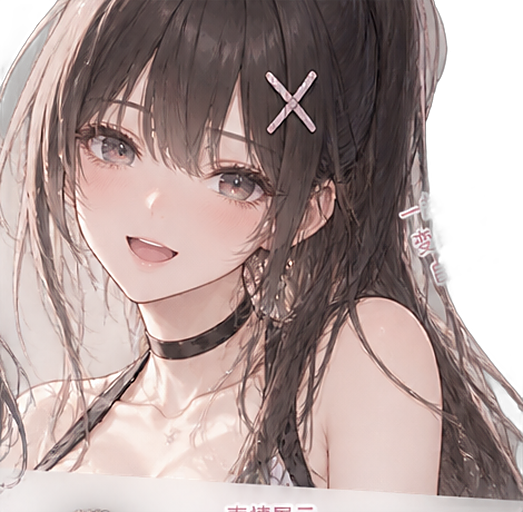
#> input picture app/assets/chloe/calm.png, 523 x 512 px
$ python make_nav_face.py
#> lines starting #> are read from the running program, lines starting #| are printed output that depends on the picture; after the words box and inside, x2 and y2 are one past the last pixel; in counts of white or black regions, pixels touching at a corner belong together
# -*- coding: utf-8 -*-
"""从 calm.png 裁一张"脸部特写"，给底部导航正中间那个圆钮用。

导航钮只有 50px，所以这里要的是"脸占满整个圆"，不是半身像。
框是照着 tools/preview/calm_grid.png 定的：把眼睛、鼻、嘴、下巴都框进去，
上缘留一点额头，下缘到脖子。
"""
import os
from PIL import Image, ImageDraw, ImageFilter

ROOT = os.path.dirname(os.path.dirname(os.path.abspath(__file__)))
SRC = os.path.join(ROOT, "app", "assets", "chloe", "calm.png")
OUT = os.path.join(ROOT, "app", "assets", "chloe", "nav-face.png")
PREVIEW = os.path.join(ROOT, "tools", "preview")

BOX = (50, 22, 380, 352)     # 330x330，正对脸部（比 300 略松，留住头顶轮廓）
SIDE = 256                   # 输出尺寸（导航钮 50px，3 倍屏 150px，留足余量）

im = Image.open(SRC).convert("RGBA")
#> im is the input picture: PIL image 523x512 RGBA; mean R, G, B, A 142.7, 124.2, 121.3, 220.8
face = im.crop(BOX)
face = face.resize((SIDE, SIDE), Image.LANCZOS)
#> face: PIL image 256x256 RGBA
face = face.filter(ImageFilter.UnsharpMask(radius=1.4, percent=50, threshold=3))
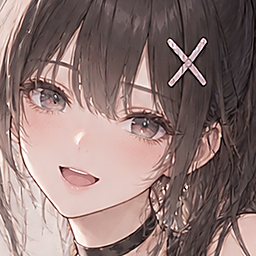
#> face: PIL image 256x256 RGBA; mean R, G, B, A 142.2, 119.1, 116, 254; transparent parts drawn white
face.save(OUT)
print(f"{OUT}  {face.size}  {os.path.getsize(OUT)//1024} KB")
#| app/assets/chloe/nav-face.png  (256, 256)  143 KB

# 预览：分别放在"粉底圆钮"和"灰底圆钮"里，看 50px 时能不能认出来
sizes = [128, 64, 50]
tiles = []
for s in sizes:
    t = face.resize((s, s), Image.LANCZOS)
    circ = Image.new("RGBA", (s, s), (0, 0, 0, 0))
    mask = Image.new("L", (s, s), 0)
    ImageDraw.Draw(mask).ellipse([0, 0, s - 1, s - 1], fill=255)
    circ.paste(t, (0, 0), mask)
    tiles.append((s, circ))
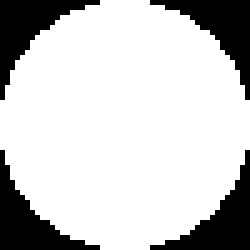
#> mask: PIL image 50x50 L (shown 5 times larger); 78.4% white; 4 black regions, box (x1, y1, x2, y2) and area: (0, 0, 20, 20) 135, (30, 0, 50, 20) 135, (0, 30, 20, 50) 135, (30, 30, 50, 50) 135
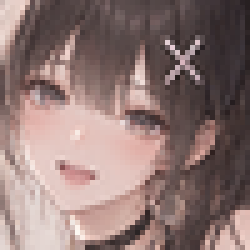
#> t: PIL image 50x50 RGBA (shown 5 times larger); mean R, G, B, A 141.7, 118.7, 115.6, 254; transparent parts drawn white
#> after the loop, tiles = 3 items

pad = 16
W = pad + sum(t.width + pad for _, t in tiles)
#> W = 306
H = max(t.height for _, t in tiles) + pad * 2 + 20
#> H = 180
sheet = Image.new("RGB", (W, H), (250, 235, 240))
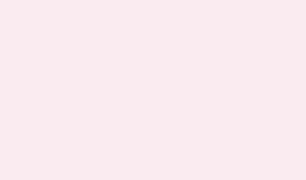
#> sheet: PIL image 306x180 RGB; mean R, G, B 250, 235, 240
d = ImageDraw.Draw(sheet)
x = pad
for s, t in tiles:
    # 先画一个粉底圆，模拟真实导航钮；再把人像叠上去
    bg = Image.new("RGBA", (s, s), (0, 0, 0, 0))
    mask = Image.new("L", (s, s), 0)
    ImageDraw.Draw(mask).ellipse([0, 0, s - 1, s - 1], fill=255)
    grad = Image.new("RGB", (s, s), (255, 182, 201))
    bg.paste(grad, (0, 0), mask)
    bg.alpha_composite(t)
    # 不能在透明底上直接转 RGB（四角会变黑），要贴到不透明背景上
    onsheet = Image.new("RGB", (s, s), (250, 235, 240))
    onsheet.paste(bg, (0, 0), bg.split()[3])
    sheet.paste(onsheet, (x, pad))
    d.text((x, pad + s + 4), f"{s}px", fill=(80, 60, 70))
    x += s + pad
#> this loop made 3 passes
#> (s, x) on passes 1 to 3: (128, 160), (64, 240), (50, 306)
#> pass 1, `grad = Image.new("RGB", (s, s), (255, 182, 201))`:
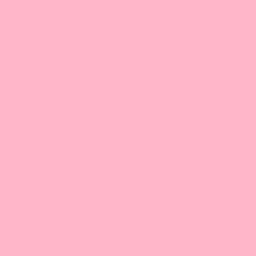
#> grad: PIL image 128x128 RGB (shown 2 times larger); mean R, G, B 255, 182, 201
#> pass 1, `onsheet = Image.new("RGB", (s, s), (250, 235, 240))`:
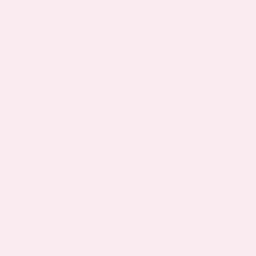
#> onsheet: PIL image 128x128 RGB (shown 2 times larger); mean R, G, B 250, 235, 240
#> after the loop:
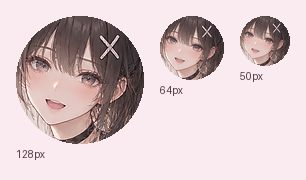
#> sheet: PIL image 306x180 RGB; mean R, G, B 215.1, 196.8, 199.2
#> after the loop, x = 306
p = os.path.join(PREVIEW, "nav_face_preview.png")
sheet.save(p)
print("预览 ->", p, sheet.size)
#| 预览 -> tools/preview/nav_face_preview.png (306, 180)

$ run again, with app/assets/chloe/chibi.png copied over app/assets/chloe/calm.png
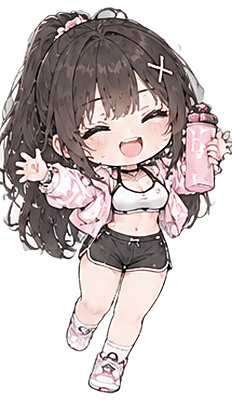
#> input picture app/assets/chloe/chibi.png, 232 x 400 px
#> im is the input picture: PIL image 232x400 RGBA; mean R, G, B, A 92, 82.1, 81.5, 143.3
#| app/assets/chloe/nav-face.png  (256, 256)  72 KB
#> after the loop `for s in sizes:`:
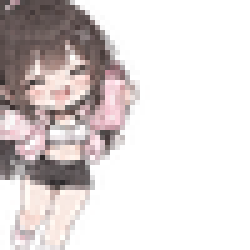
#> t: PIL image 50x50 RGBA (shown 5 times larger); mean R, G, B, A 70.9, 63.3, 62.8, 96.8; transparent parts drawn white
#> after the loop `for s in sizes:`: tiles = 3 items
#> W = 306
#> H = 180
#> the loop `for s, t in tiles:` made 3 passes
#> (s, x) on passes 1 to 3: (128, 160), (64, 240), (50, 306)
#> after the loop `for s, t in tiles:`:
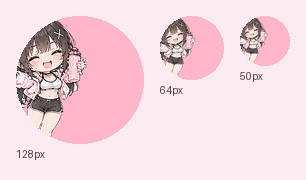
#> sheet: PIL image 306x180 RGB; mean R, G, B 240.6, 213.5, 220.6
#> after the loop `for s, t in tiles:`: x = 306
#| 预览 -> tools/preview/nav_face_preview.png (306, 180)
